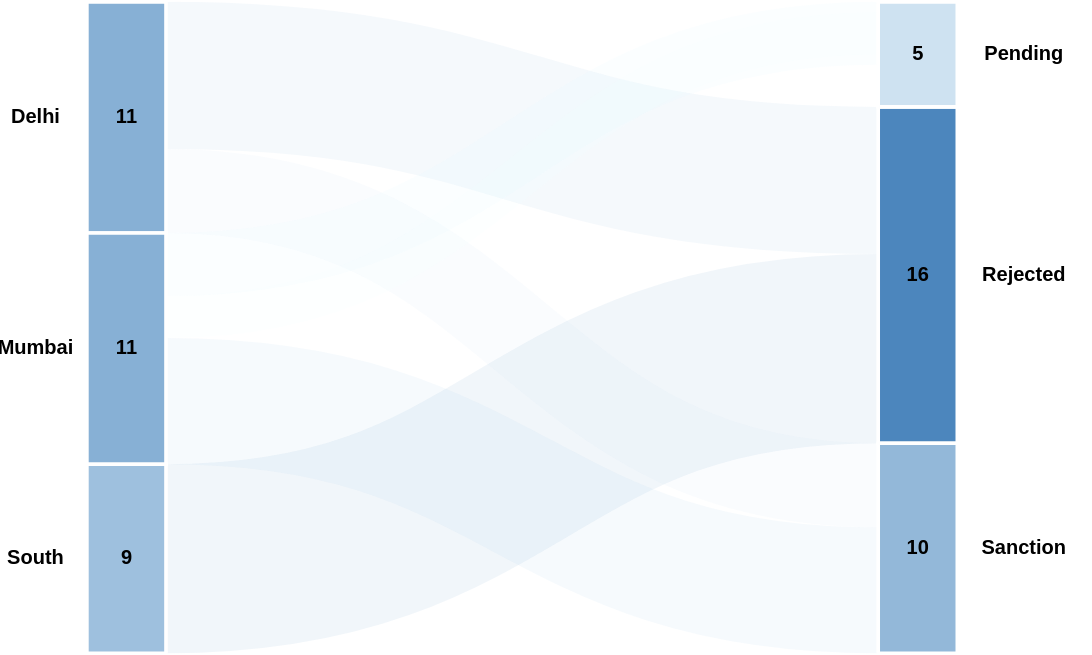

Specify this chart in Vega-Lite:
### Vega specification from a JSON file in a GitHub repository (floating-point values rounded to 4 significant figures)
{"$schema": "https://vega.github.io/schema/vega/v4.0.json", "width": 575, "height": 360, "padding": {"left": 5, "right": 20}, "autosize": "fit", "data": [{"name": "rawData", "values": {"aggregations": {"table": {"buckets": [{"key": {"my_source": "Delhi", "my_dest": "Rejected"}, "doc_count": 7}, {"key": {"my_source": "Delhi", "my_dest": "Sanction"}, "doc_count": 4}, {"key": {"my_source": "Mumbai", "my_dest": "Pending"}, "doc_count": 2}, {"key": {"my_source": "Mumbai", "my_dest": "Sanction"}, "doc_count": 6}, {"key": {"my_source": "Mumbai", "my_dest": "Pending"}, "doc_count": 3}, {"key": {"my_source": "South", "my_dest": "Rejected"}, "doc_count": 9}]}}}, "format": {"property": "aggregations.table.buckets"}, "transform": [{"type": "formula", "expr": "datum.key.my_source", "as": "my_source"}, {"type": "formula", "expr": "datum.key.my_dest", "as": "my_dest"}, {"type": "formula", "expr": "datum.doc_count", "as": "size"}]}, {"name": "nodes", "source": "rawData", "transform": [{"type": "filter", "expr": "!groupSelector || groupSelector.my_source == datum.my_source || groupSelector.my_dest == datum.my_dest"}, {"type": "formula", "expr": "datum.my_source+datum.my_dest", "as": "key"}, {"type": "fold", "fields": ["my_source", "my_dest"], "as": ["stack", "grpId"]}, {"type": "formula", "expr": "datum.stack == 'my_source' ? datum.my_source+datum.my_dest : datum.my_dest+datum.my_source", "as": "sortField"}, {"type": "stack", "groupby": ["stack"], "sort": {"field": "sortField", "order": "descending"}, "field": "size"}, {"type": "formula", "expr": "(datum.y0+datum.y1)/2", "as": "yc"}]}, {"name": "groups", "source": "nodes", "transform": [{"type": "aggregate", "groupby": ["stack", "grpId"], "fields": ["size"], "ops": ["sum"], "as": ["total"]}, {"type": "stack", "groupby": ["stack"], "sort": {"field": "grpId", "order": "descending"}, "field": "total"}, {"type": "formula", "expr": "scale('y', datum.y0)", "as": "scaledY0"}, {"type": "formula", "expr": "scale('y', datum.y1)", "as": "scaledY1"}, {"type": "formula", "expr": "datum.stack == 'my_source'", "as": "rightLabel"}, {"type": "formula", "expr": "datum.total/domain('y')[1]", "as": "percentage"}]}, {"name": "targetimageNodes", "source": "nodes", "transform": [{"type": "filter", "expr": "datum.stack == 'my_dest'"}]}, {"name": "edges", "source": "nodes", "transform": [{"type": "filter", "expr": "datum.stack == 'my_source'"}, {"type": "lookup", "from": "targetimageNodes", "key": "key", "fields": ["key"], "as": ["target"]}, {"type": "linkpath", "orient": "horizontal", "shape": "diagonal", "sourceY": {"expr": "scale('y', datum.yc)"}, "sourceX": {"expr": "scale('x', 'my_source') + bandwidth('x')*2"}, "targetY": {"expr": "scale('y', datum.target.yc)"}, "targetX": {"expr": "scale('x', 'my_dest')"}}, {"type": "formula", "expr": "range('y')[0]-scale('y', datum.size)", "as": "strokeWidth"}, {"type": "formula", "expr": "datum.size/domain('y')[1]", "as": "percentage"}]}], "scales": [{"name": "x", "type": "band", "range": "width", "domain": ["my_source", "my_dest"], "paddingOuter": 0.05, "paddingInner": 0.95}, {"name": "y", "type": "linear", "range": "height", "domain": {"data": "nodes", "field": "y1"}}, {"name": "color", "type": "linear", "range": ["#B9D6EB", "#0153A1"], "domain": {"data": "groups", "field": "percentage"}}, {"name": "stackNames", "type": "ordinal", "range": ["Source Image", "Target Image"], "domain": ["my_source", "my_dest"]}], "marks": [{"type": "path", "name": "edgeMark", "from": {"data": "edges"}, "clip": true, "encode": {"update": {"stroke": [{"test": "groupSelector && groupSelector.stack=='my_source'", "scale": "color", "field": "my_dest"}, {"scale": "color", "field": "percentage"}], "strokeWidth": {"field": "strokeWidth"}, "path": {"field": "path"}, "strokeOpacity": {"signal": "!groupSelector && (groupHover.my_source == datum.my_source || groupHover.my_dest == datum.my_dest) ? 1 : 0.1"}, "zindex": {"signal": "!groupSelector && (groupHover.my_source == datum.my_source || groupHover.my_dest == datum.my_dest) ? 1 : 0"}, "tooltip": {"signal": "datum.my_source + ' → ' + datum.my_dest + '    ' + format(datum.size, ',.0f') + '   (' + format(datum.percentage, '.1%') + ')'"}}, "hover": {"strokeOpacity": {"value": 1}}}}, {"type": "rect", "name": "groupMark", "from": {"data": "groups"}, "encode": {"enter": {"fill": {"scale": "color", "field": "percentage"}, "width": {"scale": "x", "band": 2}}, "update": {"x": {"scale": "x", "field": "stack"}, "y": {"field": "scaledY0"}, "y2": {"field": "scaledY1"}, "fillOpacity": {"value": 0.7}, "stroke": {"value": "#fff"}, "strokeWidth": {"value": 2}, "tooltip": {"signal": "datum.grpId + '   ' + format(datum.total, ',.0f') + '   (' + format(datum.percentage, '.1%') + ')'"}}, "hover": {"fillOpacity": {"value": 1}}}}, {"type": "text", "from": {"data": "groups"}, "interactive": false, "encode": {"update": {"x": {"signal": "scale('x', datum.stack) + bandwidth('x')"}, "yc": {"signal": "(datum.scaledY0 + datum.scaledY1)/2"}, "align": {"value": "center"}, "baseline": {"value": "middle"}, "fontWeight": {"value": "bold"}, "text": {"signal": "abs(datum.scaledY0-datum.scaledY1) > 13 ? datum.total : ''"}}}}, {"type": "text", "from": {"data": "groups"}, "interactive": false, "encode": {"update": {"x": {"signal": "scale('x', datum.stack) + (datum.rightLabel ? bandwidth('x') - 50 : 80)"}, "yc": {"signal": "(datum.scaledY0 + datum.scaledY1)/2"}, "dir": {"value": "rtl"}, "align": {"value": "center"}, "baseline": {"value": "middle"}, "fontWeight": {"value": "bold"}, "text": {"signal": "abs(datum.scaledY0-datum.scaledY1) > 13 ? datum.grpId : ''"}}}}], "signals": [{"name": "groupHover", "value": {}, "on": [{"events": "@groupMark:click", "update": "{my_source:datum.stack=='my_source' && datum.grpId, my_dest:datum.stack=='my_dest' && datum.grpId}"}, {"events": "dblclick", "update": "{}"}]}, {"name": "groupSelector", "value": false}]}
